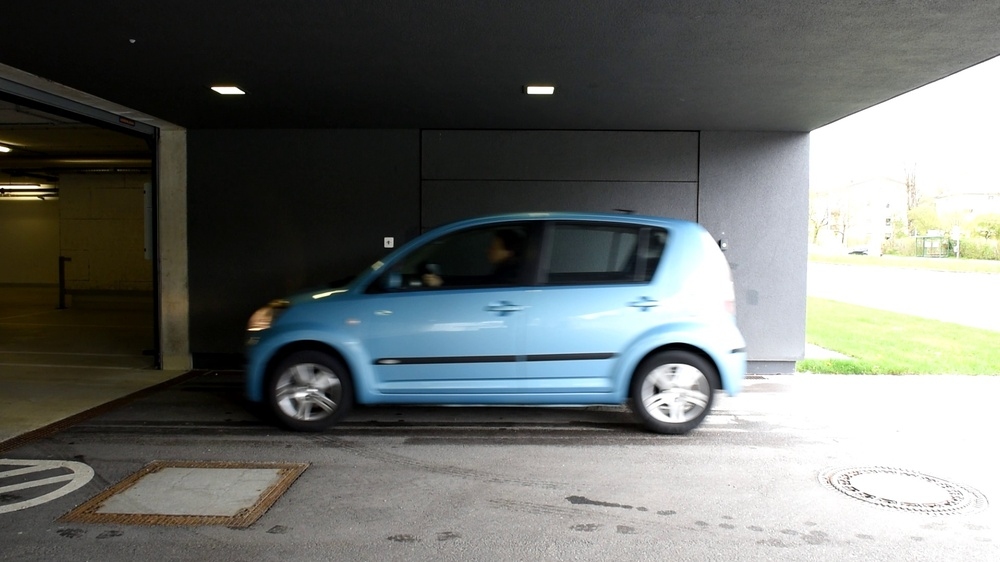
#> input picture datasets/images/test.jpg, 1000 x 562 px, shrunk from 1920 x 1080 before the run
$ jupyter execute take_image_measurements_watershed.ipynb
#> lines starting #> are read from the running program, lines starting #| are printed output that depends on the picture; after the words box and inside, x2 and y2 are one past the last pixel; in counts of white or black regions, pixels touching at a corner belong together
# Lösungsansatz aus der Vorlesung

> Als erstes wurde ein Lösungsansatz aus der Vorlesung verfolgt. Dieser führte leider zu einem nicht zufriedenstellendem Ergebnis

[cell 1]
import matplotlib.pyplot as plt
import numpy as np
import cv2

img = cv2.imread('../datasets/images/test.jpg')
#> img is the input picture: shape (562, 1000, 3); mean B, G, R 108.2, 111, 107.6

blur = cv2.blur(img,(5,5))
blur0=cv2.medianBlur(blur,5)
blur1= cv2.GaussianBlur(blur0,(5,5),0)
blur2= cv2.bilateralFilter(blur1,9,75,75)
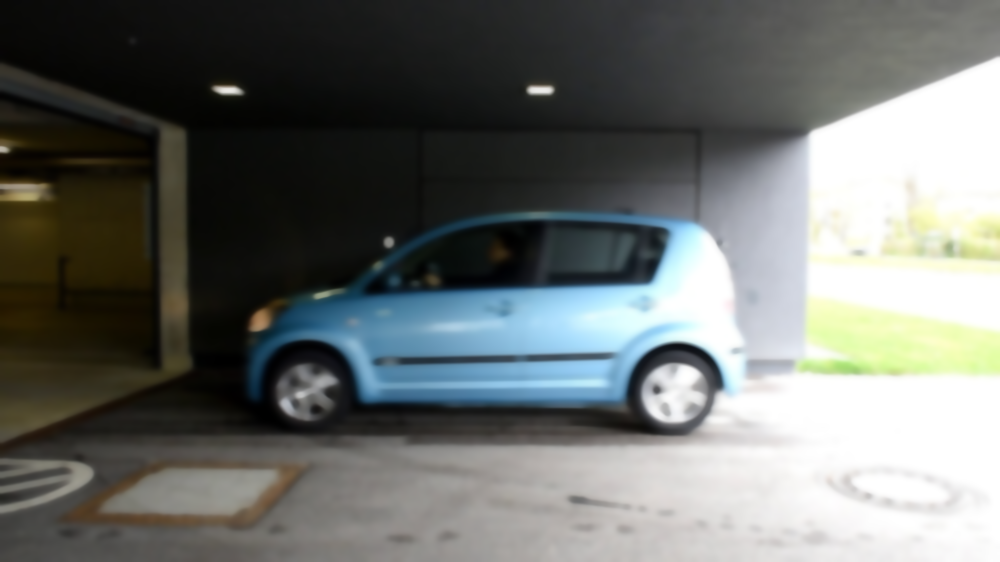
#> blur2: shape (562, 1000, 3); mean B, G, R 108.2, 111.1, 107.6

hsv = cv2.cvtColor(blur2, cv2.COLOR_BGR2HSV)
#> hsv: shape (562, 1000, 3); mean H, S, V 45, 48.4, 115.2

low_blue = np.array([60, 40, 0])
high_blue = np.array([255, 220, 255])
mask = cv2.inRange(hsv, low_blue, high_blue)
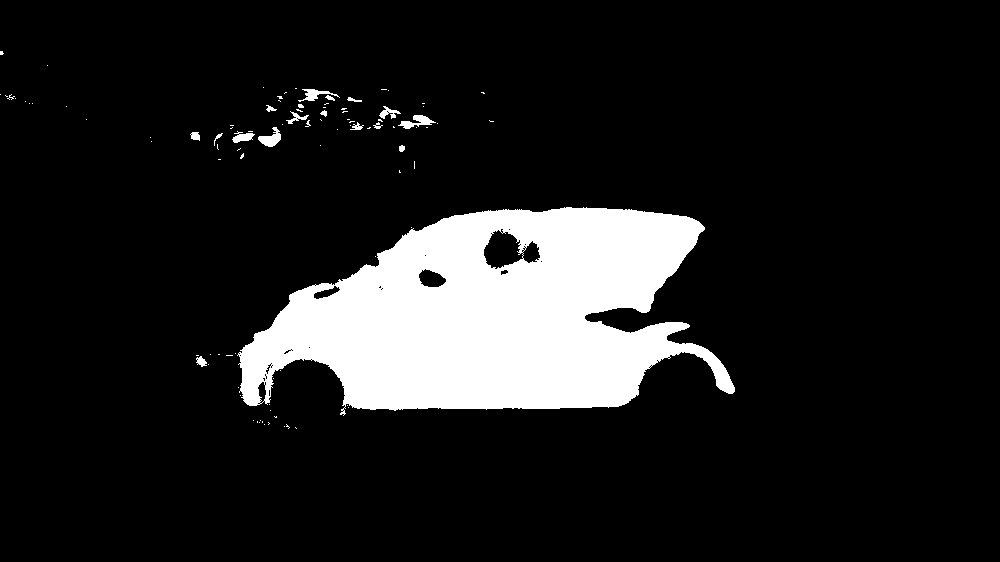
#> mask: shape (562, 1000); 12% white; 97 white regions (79 under 20 px), largest, box (x1, y1, x2, y2) and area: (237, 207, 735, 416) 65545, (398, 115, 436, 129) 239, (258, 127, 281, 147) 239

res = cv2.bitwise_and(img,img, mask= mask)
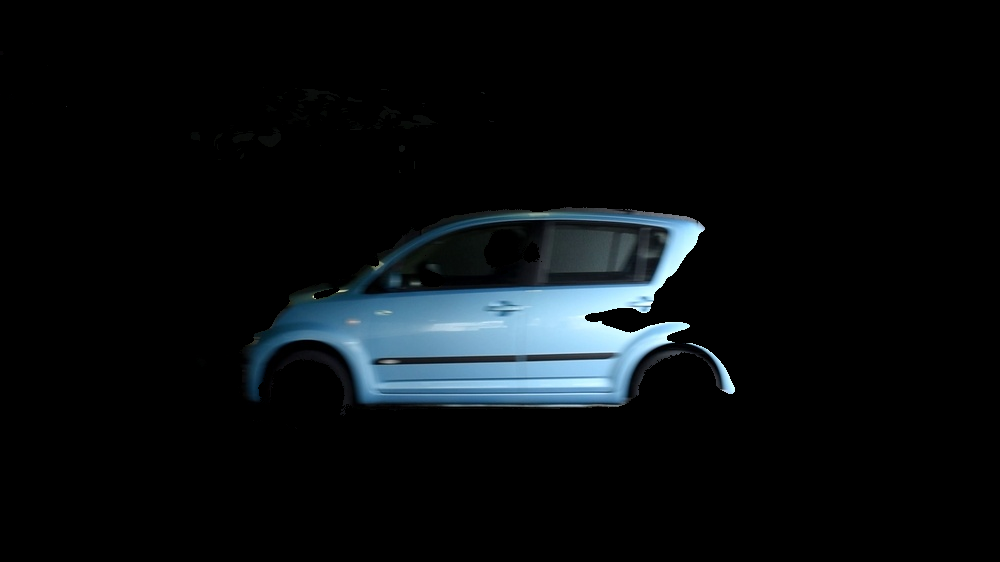
#> res: shape (562, 1000, 3); mean B, G, R 15.1, 12.9, 9.1

gray = cv2.cvtColor(res, cv2.COLOR_BGR2GRAY)
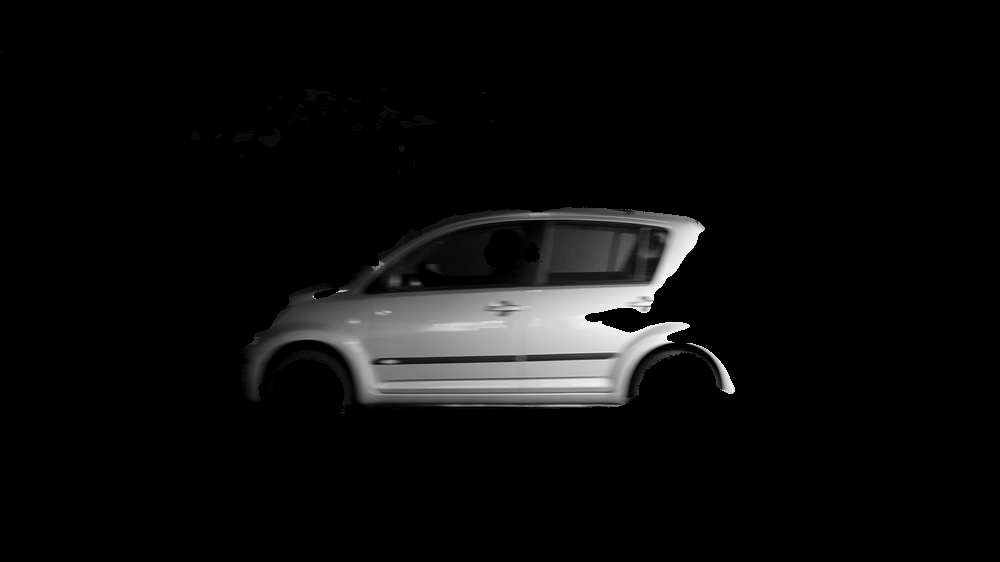
#> gray: shape (562, 1000); min 0, max 251, mean 12

plt.imshow(gray, cmap = 'gray')

[cell 2]
(t,im_seg)=cv2.threshold(gray, 70, 255, cv2.THRESH_BINARY_INV)
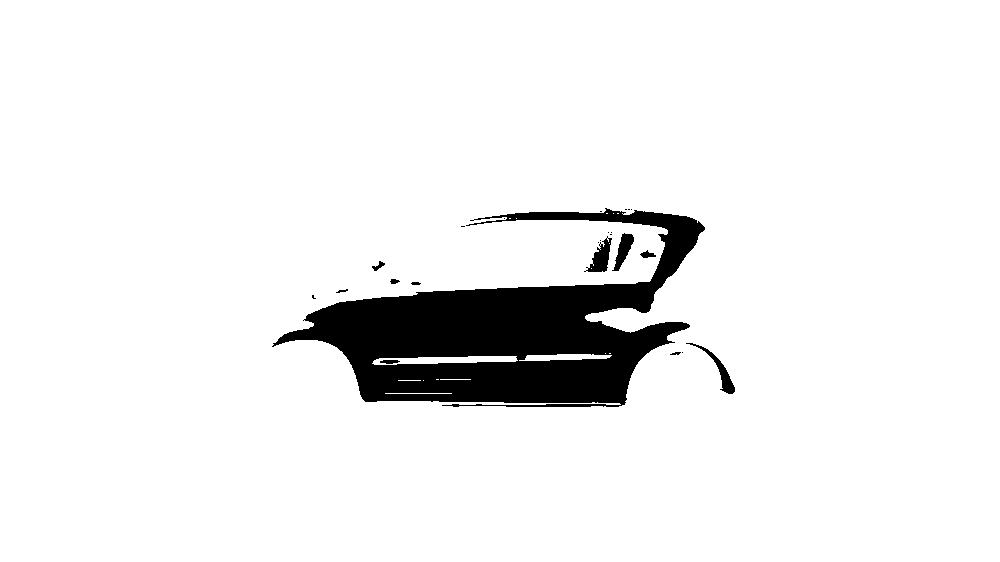
#> im_seg: shape (562, 1000); 93.2% white; 24 black regions (13 under 20 px), largest, box (x1, y1, x2, y2) and area: (272, 208, 705, 407) 36632, (584, 236, 612, 272) 453, (686, 343, 735, 394) 408
plt.gray
plt.imshow(im_seg)

[cell 3]
markers=np.zeros(gray.shape, dtype='int32')
markers+=(gray>220) * 1
#> markers: shape (562, 1000) int32; values 0 (black) and 1 (white), 0.61% white; 21 white regions (17 under 20 px), largest, box (x1, y1, x2, y2) and area: (566, 228, 703, 348) 2927, (557, 379, 605, 387) 294, (711, 352, 735, 394) 111, (634, 302, 653, 305) 41
markers+=(gray<40) * 2
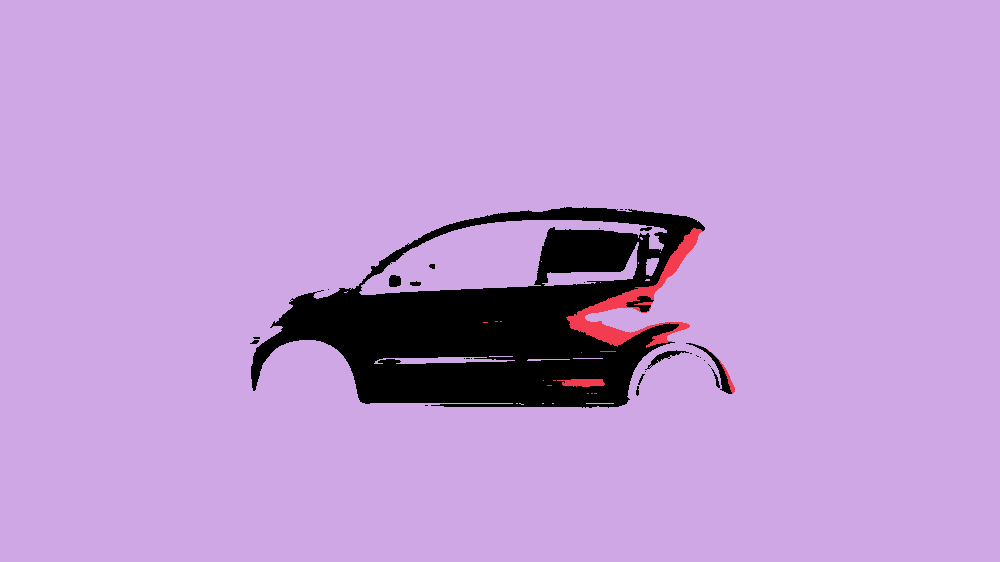
#> markers: shape (562, 1000) int32; 3 distinct labels, from 0 to 2; one colour per label, 0 black
plt.gray
plt.imshow(markers, cmap='gray')

[cell 4]
seg = cv2.watershed(cv2.merge([gray,gray,gray]), markers)
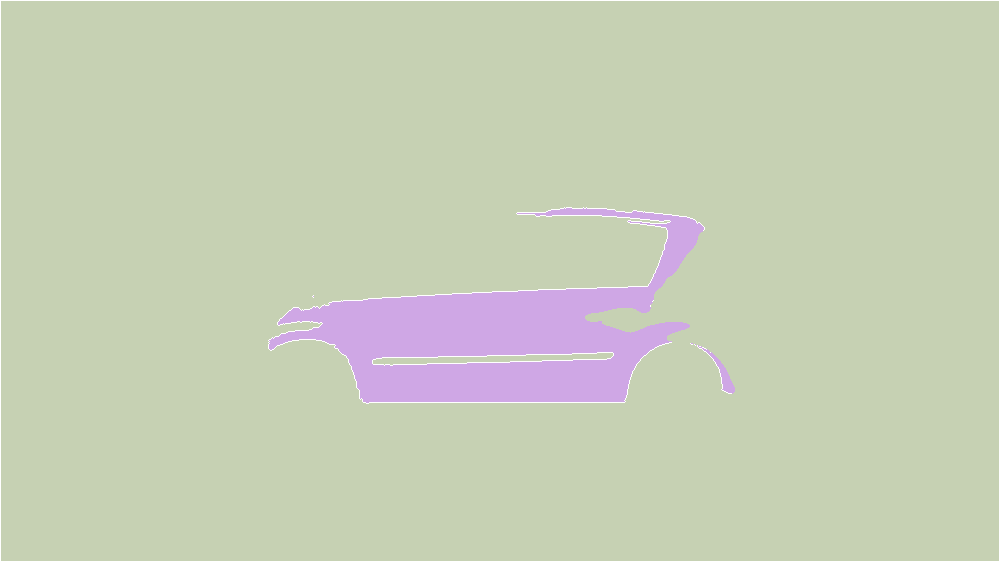
#> seg: shape (562, 1000) int32; 3 distinct labels, from -1 to 2; one colour per label, 0 black, -1 white
plt.imshow(seg, cmap = 'gray')

### Der watershed Filter schneiden die vordere Hälfte des Auto weg. Somit kann keine Länge berechnet werden. Für die Höhe wäre diese Bild noch zu gebrauchen

[cell 5]
boundary = np.zeros(gray.shape, dtype='uint8')
boundary[seg==-1] = 1
plt.imshow(boundary, cmap= 'gray')
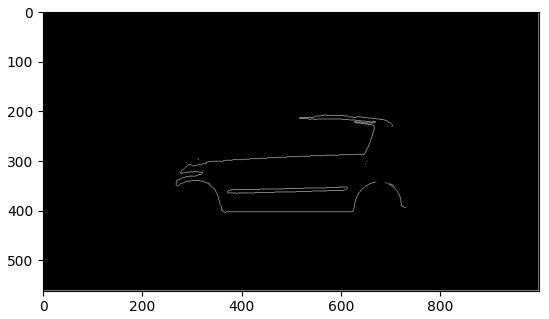
#> figure drawn by matplotlib, 1 panel

[cell 6]
plt.imshow(boundary)
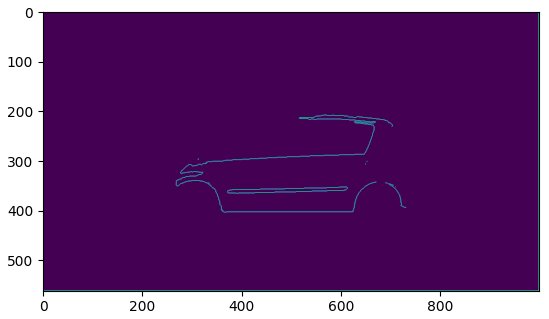
#> figure drawn by matplotlib, 1 panel

[cell 7]
(nr, cc)=cv2.connectedComponents(boundary)

[cell 8]
plt.imshow(cc, cmap='gray')
